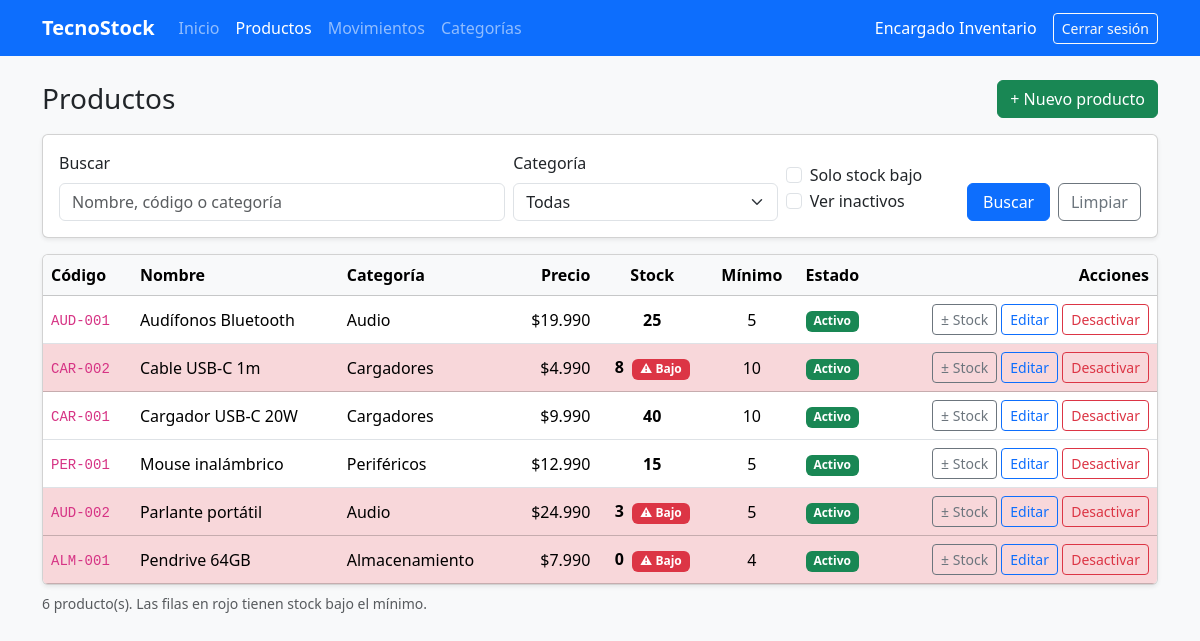
Screenshot of /productos.php (signed in) with the database file from the repository.
### tables this page shows
CREATE TABLE producto (
    id_producto  INT UNSIGNED AUTO_INCREMENT PRIMARY KEY,
    codigo       VARCHAR(20)   NOT NULL,
    nombre       VARCHAR(100)  NOT NULL,
    descripcion  VARCHAR(255)  NULL,
    precio       DECIMAL(10,0) NOT NULL,               
    stock_actual INT           NOT NULL DEFAULT 0,
    stock_minimo INT           NOT NULL DEFAULT 0,
    estado       TINYINT(1)    NOT NULL DEFAULT 1,
    id_categoria INT UNSIGNED  NOT NULL,
    CONSTRAINT uq_producto_codigo   UNIQUE (codigo),
    CONSTRAINT ck_producto_precio   CHECK (precio >= 0),
    CONSTRAINT ck_producto_stock    CHECK (stock_actual >= 0),
    CONSTRAINT ck_producto_minimo   CHECK (stock_minimo >= 0),
    CONSTRAINT ck_producto_estado   CHECK (estado IN (0, 1)),
    CONSTRAINT fk_producto_categoria FOREIGN KEY (id_categoria)
        REFERENCES categoria (id_categoria)
        ON UPDATE CASCADE ON DELETE RESTRICT
);

CREATE TABLE categoria (
    id_categoria INT UNSIGNED AUTO_INCREMENT PRIMARY KEY,
    nombre       VARCHAR(60)  NOT NULL,
    descripcion  VARCHAR(255) NULL,
    estado       TINYINT(1)   NOT NULL DEFAULT 1,
    CONSTRAINT uq_categoria_nombre UNIQUE (nombre),
    CONSTRAINT ck_categoria_estado CHECK (estado IN (0, 1))
);

### includes/auth.php (called while the page is built, shortened)
<?php
function e($texto) {
    return htmlspecialchars((string)$texto, ENT_QUOTES, 'UTF-8');
}
function pesos($valor) {
    return '$' . number_format((float)$valor, 0, ',', '.');
}

### productos.php (the view, shortened to what this page needs)
<?php
require 'includes/auth.php';
require 'conexion.php';
$q          = trim($_GET['q'] ?? '');
$verInactivos = isset($_GET['inactivos']);
$soloBajo     = isset($_GET['bajo']);
$sql = 'SELECT p.*, c.nombre AS categoria
        FROM producto p
        JOIN categoria c ON c.id_categoria = p.id_categoria
        WHERE 1 = 1';
$params = [];
if (!$verInactivos) {
    $sql .= ' AND p.estado = 1';
}
$sql .= ' ORDER BY p.estado DESC, p.nombre';
$stmt = $pdo->prepare($sql);
$stmt->execute($params);
$productos = $stmt->fetchAll();
require 'includes/header.php';
?>
<div class="d-flex flex-wrap justify-content-between align-items-center mb-3 gap-2">
    <h1 class="h3 mb-0">Productos</h1>
    <a href="producto_form.php" class="btn btn-success">+ Nuevo producto</a>
</div>
<form method="get" class="card card-body shadow-sm mb-3">
    <div class="row g-2 align-items-end">
        <div class="col-md-5">
            <label for="q" class="form-label">Buscar</label>
            <input type="text" id="q" name="q" class="form-control"
                   placeholder="Nombre, código o categoría" value="<?= e($q) ?>">
        </div>
        <div class="col-md-3">
            <label for="categoria" class="form-label">Categoría</label>
            <select id="categoria" name="categoria" class="form-select">
                <option value="0">Todas</option>
            </select>
        </div>
        <div class="col-md-2">
            <div class="form-check">
                <input class="form-check-input" type="checkbox" id="bajo" name="bajo"
                       <?= $soloBajo ? 'checked' : '' ?>>
                <label class="form-check-label" for="bajo">Solo stock bajo</label>
            </div>
            <div class="form-check mb-2">
                <input class="form-check-input" type="checkbox" id="inactivos" name="inactivos"
                       <?= $verInactivos ? 'checked' : '' ?>>
                <label class="form-check-label" for="inactivos">Ver inactivos</label>
            </div>
        </div>
        <div class="col-md-2 d-flex gap-2">
            <button class="btn btn-primary w-100">Buscar</button>
            <a href="productos.php" class="btn btn-outline-secondary">Limpiar</a>
        </div>
    </div>
</form>
<?php if (!$productos): ?>
    <div class="alert alert-info">No se encontraron productos con esos filtros.</div>
<?php else: ?>
<div class="table-responsive card shadow-sm">
    <table class="table table-hover align-middle mb-0">
        <thead class="table-light">
            <tr>
                <th>Código</th>
                <th>Nombre</th>
                <th>Categoría</th>
                <th class="text-end">Precio</th>
                <th class="text-center">Stock</th>
                <th class="text-center">Mínimo</th>
                <th>Estado</th>
                <th class="text-end">Acciones</th>
            </tr>
        </thead>
        <tbody>
        <?php foreach ($productos as $p):
            $bajo = $p['estado'] == 1 && $p['stock_actual'] < $p['stock_minimo'];
        ?>
            <tr class="<?= $bajo ? 'table-danger' : '' ?> <?= $p['estado'] == 0 ? 'text-muted' : '' ?>">
                <td><code><?= e($p['codigo']) ?></code></td>
                <td><?= e($p['nombre']) ?></td>
                <td><?= e($p['categoria']) ?></td>
                <td class="text-end"><?= pesos($p['precio']) ?></td>
                <td class="text-center fw-bold">
                    <?= (int)$p['stock_actual'] ?>
                    <?php if ($bajo): ?>
                        <span class="badge bg-danger ms-1" title="Stock bajo el mínimo">⚠ Bajo</span>
                    <?php endif; ?>
                </td>
                <td class="text-center"><?= (int)$p['stock_minimo'] ?></td>
                <td>
                    <?= $p['estado'] == 1
                        ? '<span class="badge bg-success">Activo</span>'
                        : '<span class="badge bg-secondary">Inactivo</span>' ?>
                </td>
                <td class="text-end text-nowrap">
                    <?php if ($p['estado'] == 1): ?>
                        <a href="movimientos.php?producto=<?= $p['id_producto'] ?>" class="btn btn-sm btn-outline-secondary"
                           title="Registrar entrada o salida">± Stock</a>
                        <a href="producto_form.php?id=<?= $p['id_producto'] ?>" class="btn btn-sm btn-outline-primary">Editar</a>
                        <form method="post" action="producto_estado.php" class="d-inline"
                              data-confirmar="¿Desactivar el producto <?= e($p['nombre']) ?>? Dejará de aparecer en el listado.">
                            <button class="btn btn-sm btn-outline-danger">Desactivar</button>
                        </form>
                    <?php endif; ?>
                </td>
            </tr>
        <?php endforeach; ?>
        </tbody>
    </table>
</div>
<p class="text-muted small mt-2">
    <?= count($productos) ?> producto(s). Las filas en rojo tienen stock bajo el mínimo.
</p>
<?php endif; ?>
<?php require 'includes/footer.php'; ?>

### rows the page displays
producto: codigo "AUD-001", nombre "Audífonos Bluetooth", id_categoria.nombre "Audio", precio "$19.990", stock_actual "25", stock_minimo "5", estado "Activo"
producto: codigo "CAR-002", nombre "Cable USB-C 1m", id_categoria.nombre "Cargadores", precio "$4.990", stock_actual "8", estado "⚠ Bajo", stock_minimo "10"
producto: codigo "CAR-001", nombre "Cargador USB-C 20W", id_categoria.nombre "Cargadores", precio "$9.990", stock_actual "40", stock_minimo "10", estado "Activo"
producto: codigo "PER-001", nombre "Mouse inalámbrico", id_categoria.nombre "Periféricos", precio "$12.990", stock_actual "15", stock_minimo "5", estado "Activo"
producto: codigo "AUD-002", nombre "Parlante portátil", id_categoria.nombre "Audio", precio "$24.990", stock_actual "3", estado "⚠ Bajo", stock_minimo "5"
producto: codigo "ALM-001", nombre "Pendrive 64GB", id_categoria.nombre "Almacenamiento", precio "$7.990", stock_actual "0", estado "⚠ Bajo", stock_minimo "4"

### other values shown
$_SESSION['nombre'] "Encargado Inventario"
count($productos) "6"
